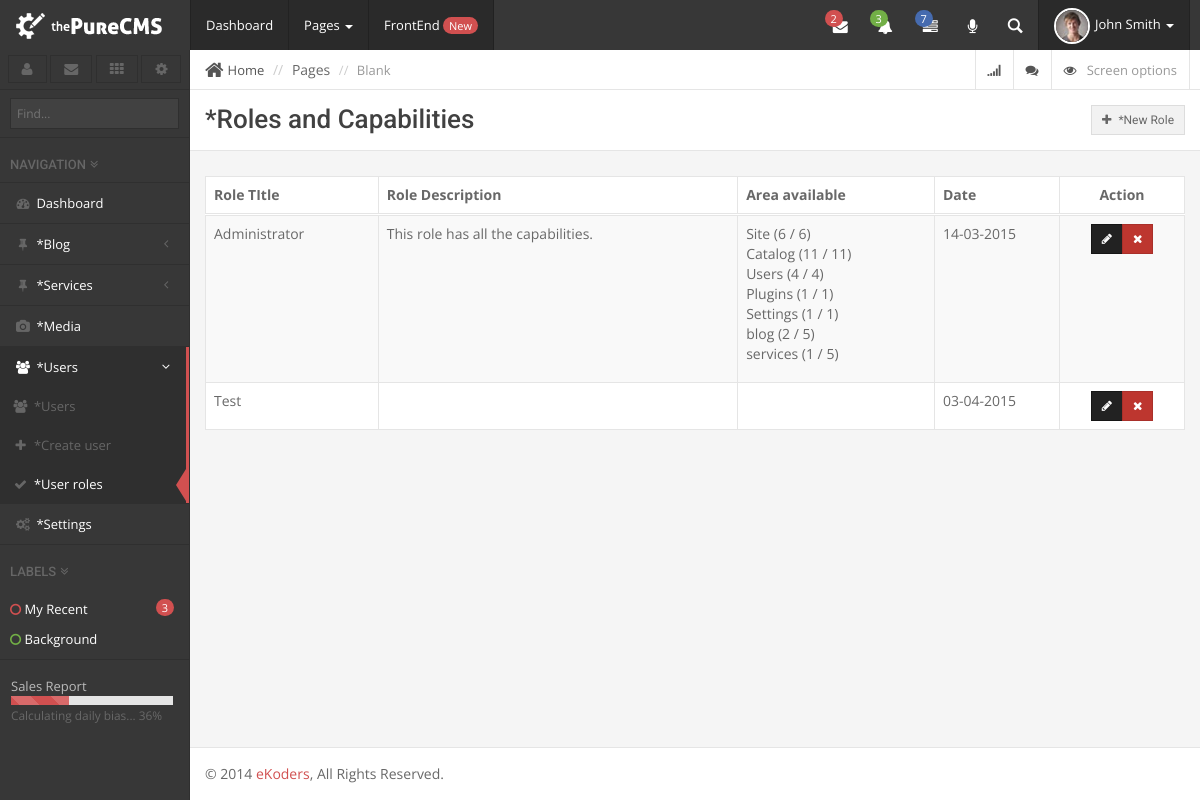
Screenshot of /admin/user_roles.php (signed in) with the database file from the repository.
### tables this page shows
CREATE TABLE IF NOT EXISTS `user_roles` (
  `role_id` int(11) NOT NULL AUTO_INCREMENT,
  `role_title` varchar(32) NOT NULL,
  `role_description` varchar(250) NOT NULL,
  `role_object` longtext NOT NULL,
  `role_ts` timestamp NOT NULL DEFAULT CURRENT_TIMESTAMP,
  PRIMARY KEY (`role_id`)
);

CREATE TABLE IF NOT EXISTS `user_profiles` (
  `user_profile_id` int(11) NOT NULL AUTO_INCREMENT,
  `user_id` int(11) NOT NULL,
  `user_name` varchar(128) NOT NULL,
  `user_display_name` varchar(128) NOT NULL,
  `user_email` varchar(128) NOT NULL,
  `user_image` varchar(128) NOT NULL,
  `user_role` int(11) NOT NULL,
  PRIMARY KEY (`user_profile_id`)
);

### include/class.database.php (called while the page is built, shortened)
<?php
class Database {
    private $_DB;
    private $_query;
    private $_where = array();
    private $_select = array();
    private $_action;
    private $_table;
    public function __construct() {
        try {
            $this->_DB = new PDO('mysql:host=' . DB_HOST . ';dbname=' . DB_NAME, DB_USER, DB_PASS);
            $this->_DB->setAttribute(PDO::ATTR_ERRMODE, PDO::ERRMODE_EXCEPTION);
        } catch (PDOException $e) {
            echo 'ERROR: ' . $e->getMessage();
        }
    }
    public function where($column_name, $value, $operator = '=') {
        $this->_where[$column_name] = array();
        $this->_where[$column_name][] = $value;
        $this->_where[$column_name][] = $operator;
    }
    public function select($columns) {
        foreach ($columns as $column => $name) {
            $this->_select[$column] = $name;
        }
    }
    public function query($query) {
        try {
            $this->_query = $this->_DB->prepare(filter_var($query, FILTER_SANITIZE_STRING));
            $this->bind_results();
            $this->_query->execute();
            $this->_where = array();
            $this->_select = array();
        } catch (PDOException $e) {
            $er = $e->errorInfo;
            echo '<p style="font-family:arial; background:#F00; position:absolute; z-index:10000; color:#FFF; padding:5px;">ERROR: ' . $er[2] . '</p>';
        }
    }
    private function bind_results() {
        if (!empty($this->_where)) {
            foreach ($this->_where as $c => $value) {
                $this->_query->bindValue(':' . $c, $value[0], $this->get_type($value[0]));
            }
        }
    }
    private function get_type($value) {
        if (is_int($value)) {
            $param = PDO::PARAM_INT;
        } elseif (is_bool($value)) {
            $param = PDO::PARAM_BOOL;
        } elseif (is_null($value)) {
            $param = PDO::PARAM_NULL;
        } elseif (is_string($value)) {
            $param = PDO::PARAM_STR;
        } else {
            $param = FALSE;
        }
        return $param;
    }
    private function build_query() {
        $query = $this->_action;
        if ($this->_action == 'SELECT') {
            if (!empty($this->_select)) {
                foreach ($this->_select as $column_name => $name) {
                    $query .=' ' . $column_name . ' as ' . $name . ', ';
                }
            } else {
                $query .= ' *';
            }
            $query = rtrim($query, ', ');
        }
        if ($this->_action != 'UPDATE' && $this->_action != 'INSERT') {
            $query .= ' FROM ';
        }
        $query .= $this->_table;
        if (!empty($this->_where)) {
            $query .= ' WHERE ';
            $columns = array();
            foreach ($this->_where as $c => $v) {
                $columns[] = $c . ' ' . $v[1] . ' :' . $c;
            }
            $query .= implode(' AND ', $columns);
        }
        $this->query($query);
    }
    public function result($fetch_type = PDO::FETCH_OBJ) {
        return $this->_query->fetch($fetch_type);
    }
    public function all_results($fetch_type = PDO::FETCH_OBJ) {
        return $this->_query->fetchAll($fetch_type);
    }
    public function row_count() {
        return $this->_query->rowCount();
    }
    public function from($table_name, $num_rows = NULL) {
        $this->_action = 'SELECT';
        $this->_table = $table_name;
        $this->build_query();
    }
    public function _date($format = 'Y-m-d H:i:s', $date = NULL) {
        if (isset($date)) {
            $date = strtotime($date);
        } else {
            $date = time();
        }
        return date($format, $date);
    }
}

### admin/classes/class.users.php (called while the page is built, shortened)
<?php
class Users extends Capabilities{
	private $profile_table_name;
	public function __construct()
	{
		$this->profile_table_name = DB_PREFIX.'user_profiles';
		if ($this->is_logged_in()) {
			$this->user_capabilities = $this->get_user_capabilitirs();
		}
	}
	public static function is_logged_in()
	{
		if (isset($_SESSION['token'])) {
			return true;
		}else{
			return false;
		}
	}
	public static function get_logged_id()
	{
		if (isset($_SESSION['user_id'])) {
			return $_SESSION['user_id'];
		}
	}
	public function get_profile($user_id = NULL)
	{
		if (is_null($user_id)) {
			$user_id = $this->get_logged_id();
		}
		$this->from($this->profile_table_name);
		if ($this->row_count() > 0) {
			return $this->result();
		}
	}
}

### admin/classes/class.capabilities.php (called while the page is built, shortened)
<?php
class Capabilities extends Database{
	protected $role_table_name;
	protected $user_capabilities;
	protected $capabilities_group_container = array();
	public function __construct()
	{
		$this->role_table_name = DB_PREFIX.'user_roles';
		$this->capabilities_group_container['Site'] 		= array();
		$this->capabilities_group_container['Catalog'] 		= array();
		$this->capabilities_group_container['Users'] 		= array();
		$this->capabilities_group_container['Plugins'] 		= array();
		$this->capabilities_group_container['Settings'] 	= array();
	}
	public function has_capabilities($capabilities = array())
	{
		$state = true;
		foreach ($capabilities as $group_name => $group) {
			foreach ($group as $key => $value) {
				if (array_key_exists($group_name, $this->user_capabilities)) {
					if (!array_key_exists($value, $this->user_capabilities[$group_name])) {
						$state = false;
					}
				}else{
					$state = false;
				}
			}
		}
		return $state;
	}
	public function get_user_capabilitirs($user_id = NULL)
	{
		$profile = $this->get_profile($user_id);
		$role = $this->get_roles($profile->user_role);
		$role_capabilities_object = json_decode($role->role_object);
		$role_capabilities = array();
		foreach ($role_capabilities_object as $group_name => $group_data) {
			$role_capabilities[$group_name] = array();
			foreach ($group_data as $key => $value) {
				$role_capabilities[$group_name][$key] = $value;
			}
		}
		return $role_capabilities;
	}
	public function get_roles($ID = NULL)
	{
		$this->from($this->role_table_name);
		if ($this->row_count() > 0 && isset($ID)) {
			return $this->result();
		}elseif ($this->row_count() > 0) {
			return $this->all_results();
		}
	}
	public function register_capability($group, $key, $force = false)
	{
		if (isset($this->capabilities_group_container[$group]) || $force) {
			$this->capabilities_group_container[$group][str_replace(' ', '-', strtolower($key))] = $key;
		}else{
			register_admin_message('Capabilty not registered', 'Invalid capabilty group.', 'danger');
		}
	}
	public function get_capabilities_groups()
	{
		return $this->capabilities_group_container;
	}
}

### admin/builtins/capabilities.php (called while the page is built, shortened)
<?php
$Users = new users();

### admin/include/init.php (called while the page is built, shortened)
<?php
include_once ABSPATH.'include/class.database.php';
include_once ADMINABS.'include/procedural_functions.php';
include_once ABSPATH.'common/procedural_functions.php';
include_once ADMINABS.'builtins/capabilities.php';

### admin/user_roles.php (the view, shortened to what this page needs)
<?php
include_once 'include/init.php';
$roles = $Users->get_roles();
$admin_title = 'Roles and Capabilities';
$available_groups = $Users->get_capabilities_groups();
include 'include/header.php';
?>
<div id="page-wrapper">
		<div class="row">
			<div class="col-lg-12">
				<?php include 'include/breadcrumb.php'; ?>
				<div class="page-header title">
					<h1 class='clearfix'><?php __($admin_title); ?> <?php if(is_allowed(HAS_USERS_ROLE, array('Users'=>array('manage-roles')))): ?> <a href="create_role.php" class="btn btn-default btn-sm pull-right"><i class="fa fa-plus"></i> <?php __('New Role') ?></a><?php endif; ?></h1>
				</div>
			</div>
		</div>
		<div class="row">
			<div class="col-lg-12">
			<?php
				if (!isset($roles)):
					echo "<p>";
					__($admin_title);
					echo " ";
					__("are not available.");
					echo "</p>";
				else:
			?>
				<table class="table table-bordered table-striped table-hover tc-table">
					<thead>
						<tr>
							<th>Role TItle</th>
							<th class="hidden-xs">Role Description</th>
							<th class="hidden-xs">Area available</th>
							<th class="hidden-xs">Date</th>
							<th class="col-medium center">Action</th>
						</tr>
					</thead>
					<tbody>
						<?php foreach($roles as $role):
							$role_object = json_decode($role->role_object);
						?>
						<tr>
							<td><?php echo $role->role_title; ?></td>
							<td><?php echo $role->role_description; ?></td>
							<td><?php if(isset($role_object)): ?>
								<ul class="list-unstyled">
									<?php foreach($role_object as $object_key => $object ): ?>
									<li><?php echo $object_key; ?> (<?php echo count((array)$object); ?> / <?php echo count($available_groups[$object_key]) ?>)</li>
								<?php endforeach; ?>
								</ul>
								<?php endif; ?>
							</td>
							<td class="col-medium"><?php echo $Users->_date('d-m-Y', $role->role_ts); ?></td>
							<td class="col-medium center">
								<div class="btn-group btn-group-sm">
									<a href="create_role.php?ID=<?php echo $role->role_id; ?>" class="btn btn-inverse"><i class="fa fa-pencil icon-only"></i></a>
									<a href="user_roles.php?ID=<?php echo $role->role_id; ?>" class="btn btn-danger" onClick="return confirm('<?php __('Confirm delete?'); ?>');"><i class="fa fa-times icon-only"></i></a>
								</div>
							</td>
						</tr>
						<?php endforeach; ?>
					</tbody>
				</table>
				<?php endif; ?>
			</div>
		</div>
<?php include 'include/footer.php'; ?>

### rows the page displays
user_roles: role_title "Administrator", role_description "This role has all the capabilities.", object_key "Plugins", count((array)$object) "1", count($available_groups[$object_key]) "1", object_key "Settings", object_key "blog", count((array)$object) "2", count($available_groups[$object_key]) "5", object_key "services", role_ts "14-03-2015"
user_profiles: object_key "Site", count((array)$object) "6", count($available_groups[$object_key]) "6", object_key "Catalog", count((array)$object) "11", count($available_groups[$object_key]) "11", object_key "Users", count((array)$object) "4", count($available_groups[$object_key]) "4"
user_roles: role_title "Test", role_ts "03-04-2015"

### other values shown
$lang->get_key($key) "Dashboard"
$lang->get_key($key) "*Blog"
$lang->get_key($key) "*Services"
$lang->get_key($key) "*Media"
$lang->get_key($key) "*Users"
$lang->get_key($key) "*Create user"
$lang->get_key($key) "*User roles"
$lang->get_key($key) "*Settings"
$lang->get_key($key) "*Roles and Capabilities *New Role"
